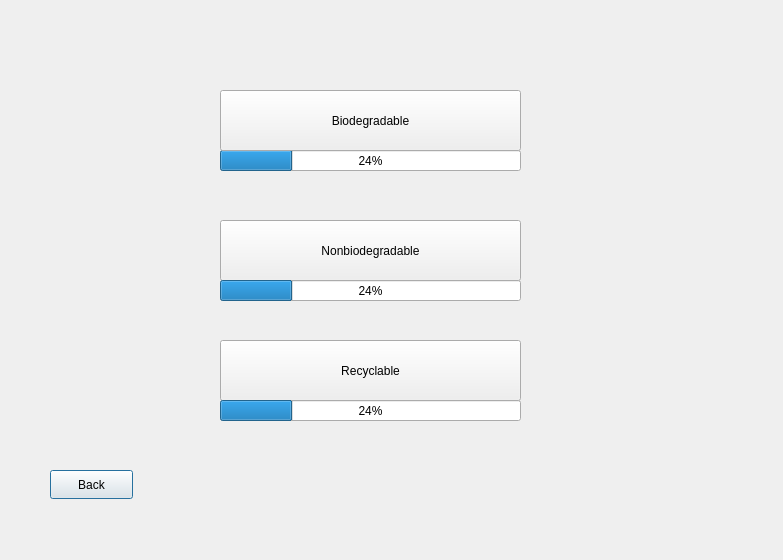
<?xml version="1.0" encoding="UTF-8"?>
<ui version="4.0">
 <class>CheckStatus</class>
 <widget class="QDialog" name="CheckStatus">
  <property name="geometry">
   <rect>
    <x>0</x>
    <y>0</y>
    <width>783</width>
    <height>560</height>
   </rect>
  </property>
  <property name="windowTitle">
   <string>Dialog</string>
  </property>
  <widget class="QPushButton" name="pushButton_4">
   <property name="geometry">
    <rect>
     <x>50</x>
     <y>470</y>
     <width>83</width>
     <height>29</height>
    </rect>
   </property>
   <property name="text">
    <string>Back</string>
   </property>
  </widget>
  <widget class="QProgressBar" name="bioProgressBar">
   <property name="geometry">
    <rect>
     <x>220</x>
     <y>150</y>
     <width>301</width>
     <height>21</height>
    </rect>
   </property>
   <property name="value">
    <number>24</number>
   </property>
  </widget>
  <widget class="QPushButton" name="nonStatusButton">
   <property name="geometry">
    <rect>
     <x>220</x>
     <y>220</y>
     <width>301</width>
     <height>61</height>
    </rect>
   </property>
   <property name="text">
    <string>Nonbiodegradable</string>
   </property>
  </widget>
  <widget class="QProgressBar" name="nonProgressBar">
   <property name="geometry">
    <rect>
     <x>220</x>
     <y>280</y>
     <width>301</width>
     <height>21</height>
    </rect>
   </property>
   <property name="value">
    <number>24</number>
   </property>
  </widget>
  <widget class="QPushButton" name="recyStatusButton">
   <property name="geometry">
    <rect>
     <x>220</x>
     <y>340</y>
     <width>301</width>
     <height>61</height>
    </rect>
   </property>
   <property name="text">
    <string>Recyclable</string>
   </property>
  </widget>
  <widget class="QProgressBar" name="recyProgressBar">
   <property name="geometry">
    <rect>
     <x>220</x>
     <y>400</y>
     <width>301</width>
     <height>21</height>
    </rect>
   </property>
   <property name="value">
    <number>24</number>
   </property>
  </widget>
  <widget class="QPushButton" name="bioStatusButton">
   <property name="geometry">
    <rect>
     <x>220</x>
     <y>90</y>
     <width>301</width>
     <height>61</height>
    </rect>
   </property>
   <property name="text">
    <string>Biodegradable</string>
   </property>
  </widget>
 </widget>
 <resources/>
 <connections/>
</ui>
